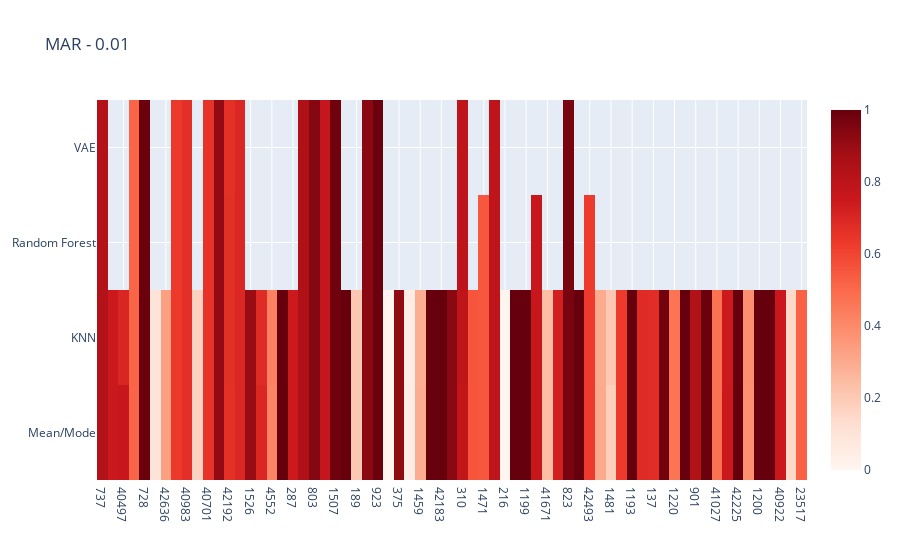
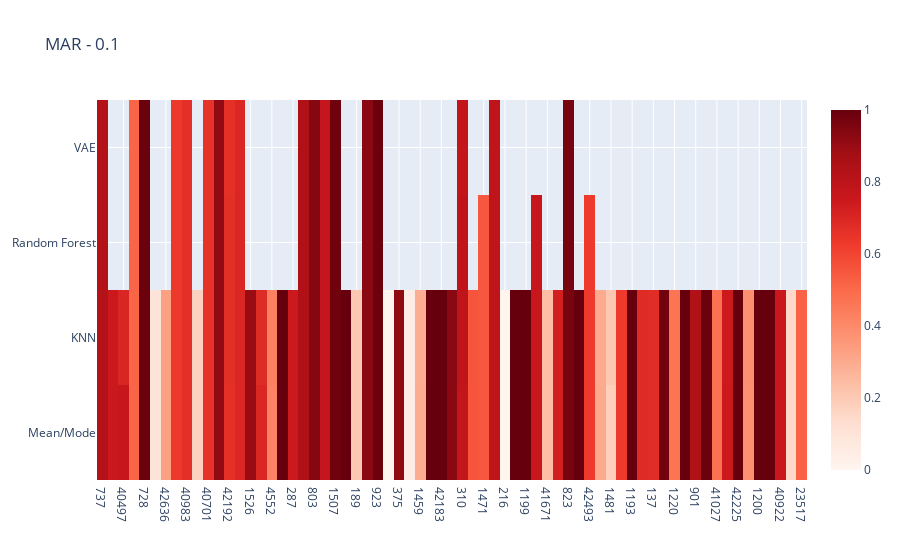
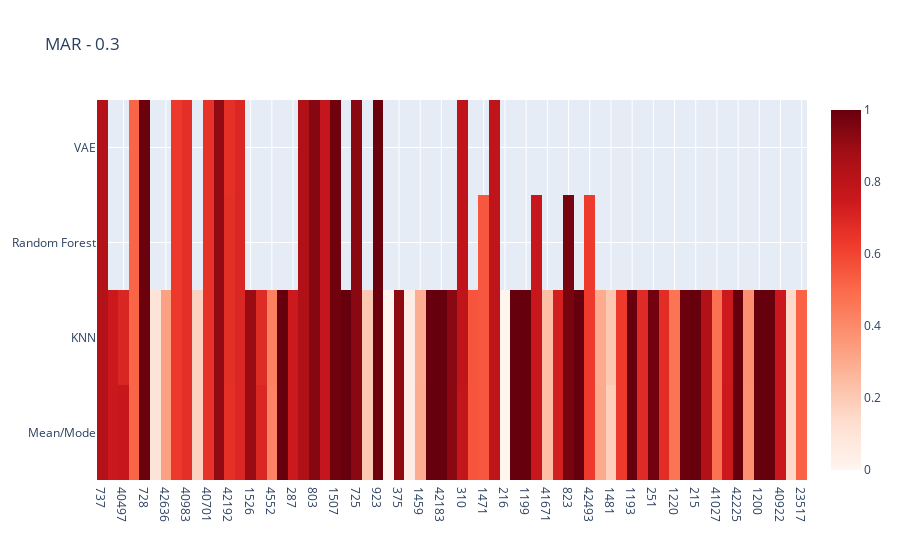
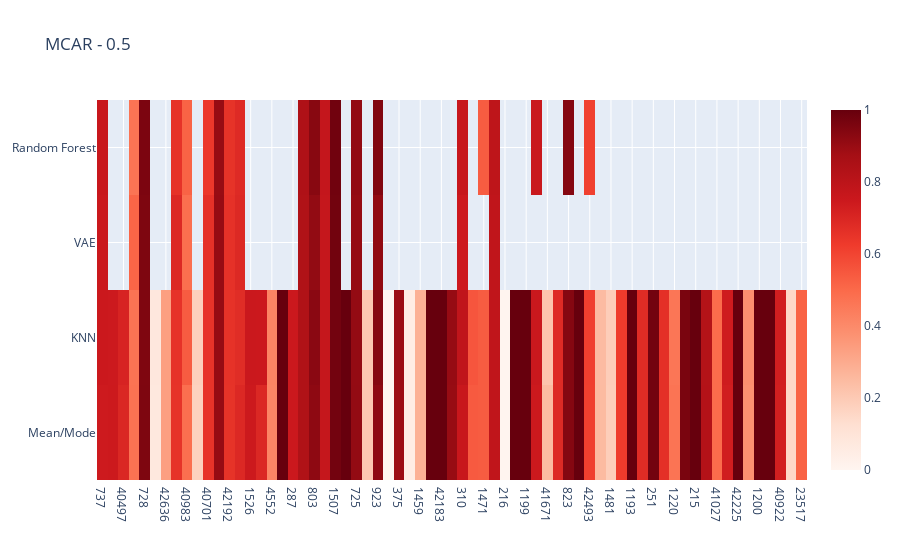

Source (notebook cell) for these figures, in order:
### Code cell
# Heatmap for total F1 score for each data constellation for each method

df_heat = df_heat.astype({"Task":"string"})

data_constellations = ['MAR - 0.01', 'MAR - 0.1', 'MAR - 0.3', 'MCAR - 0.5', 'MCAR - 0.01', 'MCAR - 0.1', 'MCAR - 0.3', 'MCAR - 0.5', 'MNAR - 0.01', 'MNAR - 0.1', 'MNAR - 0.3', 'MNAR - 0.5']


for i in data_constellations:
    data_constel = df_heat.loc[df_heat['Data_Constellation'] == i]

    ### uncomment whatever you want to investigate

    ## sort by amount datapoints (ascending)
    data_constel = data_constel.sort_values(by=['NumberOfInstances'])

    ## sort by amount of features (ascending)
    #data_constel = data_constel.sort_values(by=['NumberOfFeatures'])

    ## sort by amount of datapoints and features (ascending)
    #data_constel = data_constel.sort_values(by=['NumberOfInstances', 'NumberOfFeatures'])

    ## sort by amount of categorical features and datapoints (ascending)
    #data_constel = data_constel.sort_values(by=['NumberOfCategoricalFeatures', 'NumberOfInstances'])

    ## sort by amount of numerical features and datapoints (ascending)
    #data_constel = data_constel.sort_values(by=['NumberOfNumericFeatures', 'NumberOfInstances'])
    
    Dataset_number = data_constel["Task"]
    Imputation_Method = data_constel["Imputation_Method"]
    F1_Score = data_constel["Imputed"]
    

    trace = go.Heatmap(
                   z=F1_Score,
                   x=Dataset_number,
                   y=Imputation_Method,
                   type = 'heatmap',
                    autocolorscale= False,
                    colorscale = 'Reds',
                    zmin=0, zmax=1
                    )
    data = [trace]
    fig = go.Figure(data=data)
    fig.update_layout(
        title=i,
        xaxis_nticks=36)
    fig.show()

### Figure 1 — Plotly figure (JSON) as saved in the notebook; plotly's stock layout.template omitted (floating-point values rounded to 4 significant figures; data arrays with more than 128 entries replaced by an {"elided": "..."} marker saying what was removed)
{"data": [{"autocolorscale": false, "colorscale": [[0, "rgb(255,245,240)"], [0.125, "rgb(254,224,210)"], [0.25, "rgb(252,187,161)"], [0.375, "rgb(252,146,114)"], [0.5, "rgb(251,106,74)"], [0.625, "rgb(239,59,44)"], [0.75, "rgb(203,24,29)"], [0.875, "rgb(165,15,21)"], [1, "rgb(103,0,13)"]], "type": "heatmap", "x": {"elided": "173 str values"}, "y": {"elided": "173 str values"}, "z": {"elided": "173 float values"}, "zmax": 1, "zmin": 0}], "layout": {"title": {"text": "MAR - 0.01"}, "xaxis": {"nticks": 36}}}

### Figure 2 — Plotly figure (JSON) as saved in the notebook; plotly's stock layout.template omitted (floating-point values rounded to 4 significant figures; data arrays with more than 128 entries replaced by an {"elided": "..."} marker saying what was removed)
{"data": [{"autocolorscale": false, "colorscale": [[0, "rgb(255,245,240)"], [0.125, "rgb(254,224,210)"], [0.25, "rgb(252,187,161)"], [0.375, "rgb(252,146,114)"], [0.5, "rgb(251,106,74)"], [0.625, "rgb(239,59,44)"], [0.75, "rgb(203,24,29)"], [0.875, "rgb(165,15,21)"], [1, "rgb(103,0,13)"]], "type": "heatmap", "x": {"elided": "173 str values"}, "y": {"elided": "173 str values"}, "z": {"elided": "173 float values"}, "zmax": 1, "zmin": 0}], "layout": {"title": {"text": "MAR - 0.1"}, "xaxis": {"nticks": 36}}}

### Figure 3 — Plotly figure (JSON) as saved in the notebook; plotly's stock layout.template omitted (floating-point values rounded to 4 significant figures; data arrays with more than 128 entries replaced by an {"elided": "..."} marker saying what was removed)
{"data": [{"autocolorscale": false, "colorscale": [[0, "rgb(255,245,240)"], [0.125, "rgb(254,224,210)"], [0.25, "rgb(252,187,161)"], [0.375, "rgb(252,146,114)"], [0.5, "rgb(251,106,74)"], [0.625, "rgb(239,59,44)"], [0.75, "rgb(203,24,29)"], [0.875, "rgb(165,15,21)"], [1, "rgb(103,0,13)"]], "type": "heatmap", "x": {"elided": "172 str values"}, "y": {"elided": "172 str values"}, "z": {"elided": "172 float values"}, "zmax": 1, "zmin": 0}], "layout": {"title": {"text": "MAR - 0.3"}, "xaxis": {"nticks": 36}}}

### Figure 4 — Plotly figure (JSON) as saved in the notebook; plotly's stock layout.template omitted (floating-point values rounded to 4 significant figures; data arrays with more than 128 entries replaced by an {"elided": "..."} marker saying what was removed)
{"data": [{"autocolorscale": false, "colorscale": [[0, "rgb(255,245,240)"], [0.125, "rgb(254,224,210)"], [0.25, "rgb(252,187,161)"], [0.375, "rgb(252,146,114)"], [0.5, "rgb(251,106,74)"], [0.625, "rgb(239,59,44)"], [0.75, "rgb(203,24,29)"], [0.875, "rgb(165,15,21)"], [1, "rgb(103,0,13)"]], "type": "heatmap", "x": {"elided": "172 str values"}, "y": {"elided": "172 str values"}, "z": {"elided": "172 float values"}, "zmax": 1, "zmin": 0}], "layout": {"title": {"text": "MCAR - 0.5"}, "xaxis": {"nticks": 36}}}
